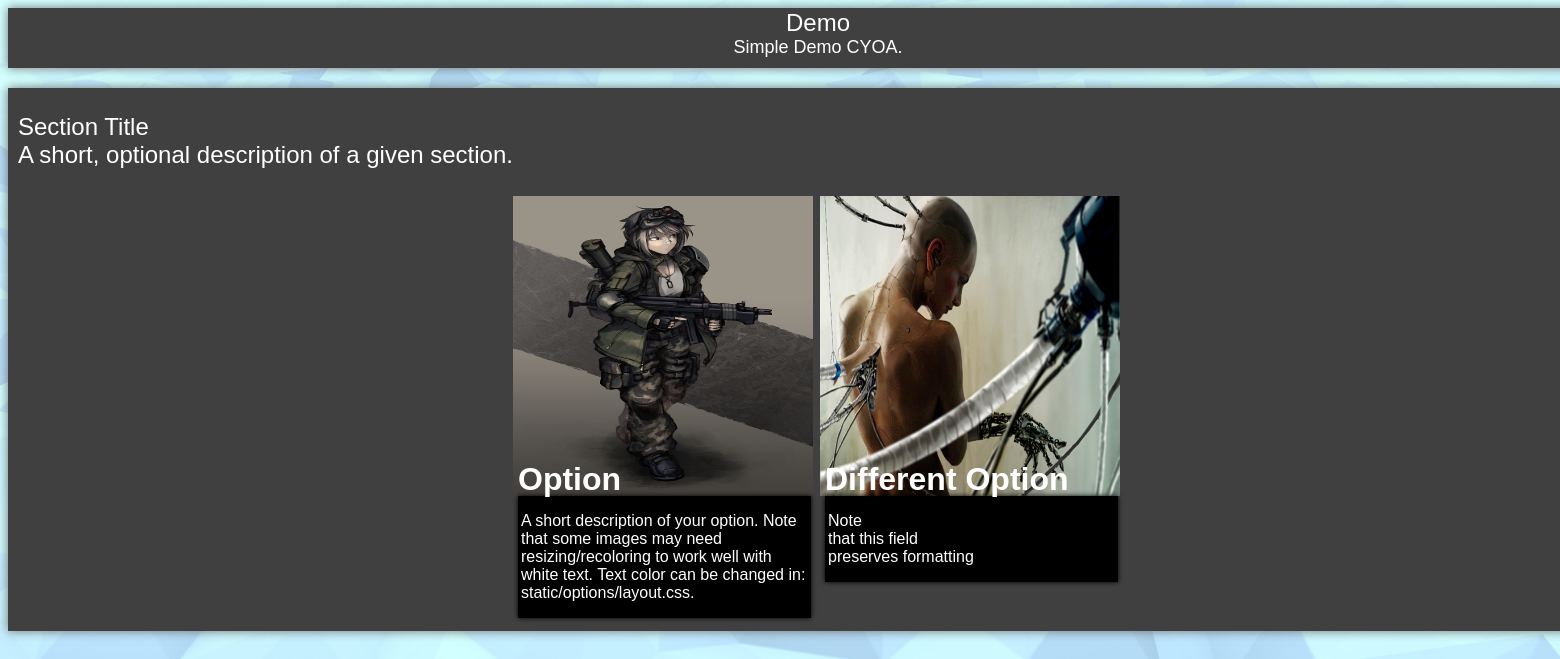
The page / on the database its author committed.
### options/models.py (models this page shows, shortened)
class Intro(models.Model):
	title = models.CharField(max_length = 200, default = "new cyoa")
	number_in_set = models.IntegerField(default = 0)
	description = models.TextField()

class Section(models.Model):
	description = models.TextField(null=True)
	field_char = models.CharField(max_length = 40)
	number_in_set = models.IntegerField(default = 0)

class Content(models.Model):
	description = models.CharField(max_length = 40, default = "Short description of content")
	section = models.ForeignKey(Section, on_delete=models.CASCADE)
	field_text = models.TextField()
	Image_ref = models.CharField(max_length = 400)

### options/views.py (the view)
# urls.py: url(r'^$', views.index, name='index'),
def index(request):
	content_list = Section.objects.order_by("number_in_set")
	introduction = Intro.objects.order_by("number_in_set")
	context = {"content_list": content_list,
				"introduction": introduction}
	return render(request, "options/index.html", context)

### options/templates/options/index.html (shortened to what this page needs)
{% load staticfiles %}
<head>
<link rel="stylesheet" type="text/css" href="{% static 'options/layout.css' %}" />
</head>
<body>
<div class = "holders" id = "introduction">
	{% for introduction in introduction %}
		{{introduction.title}}<br>
		<span id="introdescription">{{introduction.description}}</span>
	{% endfor %}
</div>
{% if content_list %}
	{% for section in content_list %}
	{% if section.content_set.all %}
	<div class="holders">
	<p>	{{section.field_char}}
		{% if section.description %}<br>{{section.description}}{% endif %}
	</p>
	<table class="tables">
		<tr>
			{% for content in section.content_set.all %}
				<td><div class= "options"><img class="imageholder" src="{{content.Image_ref}}"/><span class="title">{{content.description}}</span></img>
					<div class="textholder">{{content.field_text|linebreaks}}</div>
				</td></div>
			{% endfor %}
	{% endif %}
	{% endfor %}
{% endif %}
</body>

### options/static/options/layout.css (style rules this page uses)
body { background: white url("background2.jpg") no-repeat fixed; font-family: "helvetica"; background-size: 100%, 100%; }
td { vertical-align: top; }
#introdescription { font-size: .75em; }
.holders { display: block; background-color: #404040; width: 1600px; margin: auto; margin-bottom: 20px; color: white; padding: 10px; font-size: 1.5em; padding-top: 1px; box-shadow: 0px 0px 10px #707070; }
.imageholder { display: block; height: 300px; width: 300px; }
.textholder { font-family: helvetica; margin-top: 0px; margin-left: 5px; margin-right: 5px; padding-left: 3px; display: inline-block; //height: 700px; width: 290px; color: white; overflow: scroll; background-color: black; box-shadow: 0px 0px 5px black; }
.tables { margin: auto; }
#introduction { text-align: center; }

### rows shown on the page
Intro: title "Demo", description "Simple Demo CYOA."
Section: field_char "Section Title", description "A short, optional description of a given section."
Content: Image_ref (picture), field_text "A short description of your option. Note that some images may need resizing/recoloring to work well with white text. Text color can be changed in: static/options/layout.css."
Content: Image_ref (picture), field_text "Note that this field preserves formatting"
